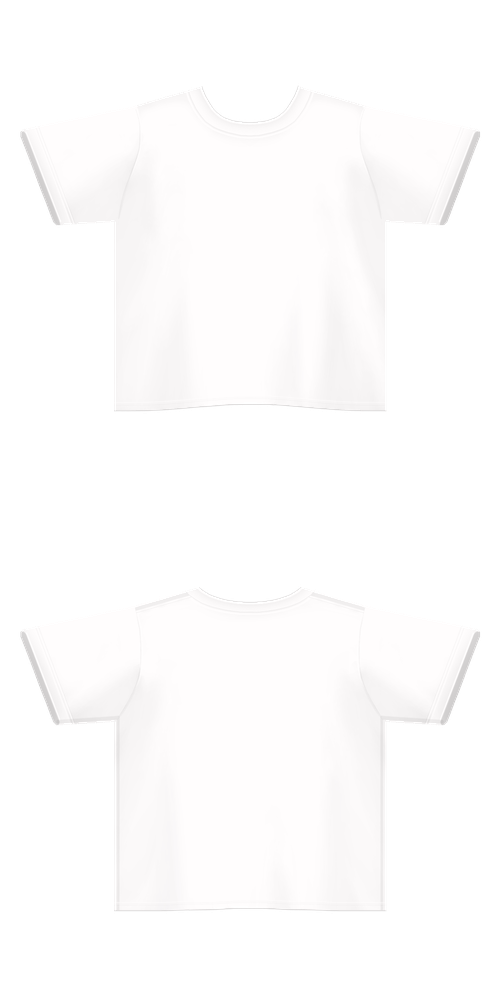
#> input picture tools/outfits/base_tee.png, 500 x 1000 px, shrunk from 1024 x 2048 before the run
$ python make_pattern_tees.py
#> lines starting #> are read from the running program, lines starting #| are printed output that depends on the picture
### tools/outfits/patterns.py
"""Procedural fabric patterns for white VRoid garments.

Felt designs a style as a spec (pattern, colours, scale); this renders it
in the garment's texture space and applies it per the garment's own fabric
(classify): white/grey/black cloth takes the pattern multiplied by its own
brightness, coloured cloth is hue-shifted relative to its dominant colour,
line art stays, sheer garments (lace, fishnet) get a solid colour only, and
alpha is never touched.

    spec = {"pattern": "plaid", "colors": ["#2b3a55", "#c8a24a"], "scale": "medium"}
    rgba = apply_style(rgba, spec)
"""

import numpy as np

PATTERNS = ["solid", "stripes", "plaid", "gingham", "polka_dots", "checker", "gradient", "denim", "camo"]
SCALES = {"small": 20, "medium": 40, "large": 80}  # pattern period in px at a 2048 texture


def hex_rgb(text: str) -> np.ndarray:
    t = text.strip().lstrip("#")
    if len(t) == 3:
        t = "".join(c * 2 for c in t)
    return np.array([int(t[i : i + 2], 16) / 255 for i in (0, 2, 4)], np.float32)


# [6 lines left out: function fabric_mask, not called in this run]


def _smooth_noise(h, w, cell, rng):
    """Value noise: a coarse random grid, bilinearly upsampled."""
    gh, gw = h // cell + 2, w // cell + 2
    g = rng.random((gh, gw)).astype(np.float32)
    y = np.arange(h, dtype=np.float32) / cell
    x = np.arange(w, dtype=np.float32) / cell
    y0, x0 = y.astype(int), x.astype(int)
    fy, fx = (y - y0)[:, None], (x - x0)[None, :]
    fy, fx = fy * fy * (3 - 2 * fy), fx * fx * (3 - 2 * fx)
    a, b = g[y0][:, x0], g[y0][:, x0 + 1]
    c, d = g[y0 + 1][:, x0], g[y0 + 1][:, x0 + 1]
    return (a * (1 - fx) + b * fx) * (1 - fy) + (c * (1 - fx) + d * fx) * fy


def render_pattern(h: int, w: int, spec: dict, seed: int = 0) -> np.ndarray:
    """(h, w, 3) float RGB 0-1 for a style spec."""
    cols = [hex_rgb(c) for c in spec.get("colors") or ["#ffffff"]]
    c0 = cols[0]
    c1 = cols[1] if len(cols) > 1 else np.clip(c0 * 0.55, 0, 1)
    c2 = cols[2] if len(cols) > 2 else np.clip((c0 + c1) / 2 * 0.8, 0, 1)
    p = max(4, int(SCALES.get(spec.get("scale", "medium"), 40) * max(h, w) / 2048))
    y, x = np.mgrid[0:h, 0:w].astype(np.float32)
    kind = spec.get("pattern", "solid")
    rng = np.random.default_rng(seed)

    def mix(a, b, t):
        return a * (1 - t[..., None]) + b * t[..., None]

    if kind == "stripes":
        return mix(c0[None, None], c1[None, None], ((y // (p / 2)) % 2).astype(np.float32))
    if kind == "checker":
        return mix(c0[None, None], c1[None, None], (((x // p) + (y // p)) % 2).astype(np.float32))
    if kind == "gingham":
        bx = ((x // (p / 2)) % 2).astype(np.float32)
        by = ((y // (p / 2)) % 2).astype(np.float32)
        t = (bx + by) / 2  # 0 base, 0.5 one band, 1 crossing
        return mix(c0[None, None], c1[None, None], t)
    if kind == "plaid":
        P = p * 2
        wide_x = ((x % P) < P * 0.35).astype(np.float32)
        wide_y = ((y % P) < P * 0.35).astype(np.float32)
        thin_x = (np.abs((x % P) - P * 0.68) < max(1.0, P * 0.03)).astype(np.float32)
        thin_y = (np.abs((y % P) - P * 0.68) < max(1.0, P * 0.03)).astype(np.float32)
        out = mix(c0[None, None], c1[None, None], 0.55 * wide_x + 0.55 * wide_y - 0.25 * wide_x * wide_y)
        return mix(out, c2[None, None], np.clip(thin_x + thin_y, 0, 1) * 0.9)
    if kind == "polka_dots":
        row = y // p
        xo = x + (row % 2) * p / 2
        dx, dy = (xo % p) - p / 2, (y % p) - p / 2
        return mix(c0[None, None], c1[None, None], (dx * dx + dy * dy < (p * 0.2) ** 2).astype(np.float32))
    if kind == "gradient":
        return mix(c0[None, None], c1[None, None], y / max(h - 1, 1))
    if kind == "denim":
        twill = (((x + y) // max(2, p // 10)) % 2).astype(np.float32)
        n = _smooth_noise(h, w, max(4, p // 2), rng)
        base = mix(c0[None, None], np.clip(c0 * 1.25 + 0.05, 0, 1)[None, None], n * 0.6)
        return base * (1 - 0.12 * twill[..., None])
    if kind == "camo":
        n1 = _smooth_noise(h, w, p * 2, rng)
        n2 = _smooth_noise(h, w, p * 2, np.random.default_rng(seed + 1))
        out = np.broadcast_to(c0, (h, w, 3)).copy()
        out[n1 > 0.55] = c1
        out[(n2 > 0.62) & (n1 <= 0.55)] = c2
        return out
    return np.broadcast_to(c0, (h, w, 3)).copy()  # solid


def rgb_to_hsv(f: np.ndarray) -> np.ndarray:
    r, g, b = f[..., 0], f[..., 1], f[..., 2]
    mx, mn = f.max(-1), f.min(-1)
    d = mx - mn
    h = np.zeros_like(mx)
    nz = d > 1e-6
    rm = nz & (mx == r)
    gm = nz & (mx == g) & ~rm
    bm = nz & ~rm & ~gm
    h[rm] = ((g - b)[rm] / d[rm]) % 6
    h[gm] = (b - r)[gm] / d[gm] + 2
    h[bm] = (r - g)[bm] / d[bm] + 4
    return np.stack([h / 6, np.where(mx > 0, d / np.maximum(mx, 1e-6), 0), mx], -1)


# [11 lines left out: function hsv_to_rgb, not called in this run]


def classify(img: np.ndarray) -> dict:
    """How a garment texture should take a style (Mario's per-garment rules,
    2026-09-30): opaque-ish pixels split into achromatic fabric (multiply /
    tint relative to its own brightness - white, grey AND black cloth),
    coloured fabric (relative hue shift) and line art (untouched); a garment
    with lots of partial alpha is sheer (lace, fishnet) -> solid colour only."""
    f = img[..., :3].astype(np.float32) / 255
    a = img[..., 3]
    hsv = rgb_to_hsv(f)
    vis = a > 8
    sheer = bool(vis.any() and ((a > 8) & (a < 245)).sum() / vis.sum() > 0.15)
    achro = vis & (hsv[..., 1] < 0.22)
    colour = vis & ~achro & (hsv[..., 2] > 0.12)
    lum = hsv[..., 2]
    # Line art: dark, and a small share of the achromatic pixels.
    ach_ref = float(np.percentile(lum[achro], 60)) if achro.sum() > 50 else 1.0
    lines = achro & (lum < min(0.18, ach_ref * 0.45))
    return {"hsv": hsv, "achro": achro & ~lines, "colour": colour, "sheer": sheer, "ach_ref": max(ach_ref, 0.05)}


def apply_style(img: np.ndarray, spec: dict, region: np.ndarray | None = None, seed: int = 0) -> np.ndarray:
    """Style an RGBA uint8 texture per the garment's own fabric (see
    classify). `region` (bool h,w) limits it further (skin-painted legwear:
    only the painted pixels). Alpha is never changed."""
    h, w = img.shape[:2]
    c = classify(img if region is None else np.where(region[..., None], img, 0))
    if c["sheer"]:
        spec = {"pattern": "solid", "colors": (spec.get("colors") or ["#ffffff"])[:1]}
    pat = render_pattern(h, w, spec, seed)
    f = img[..., :3].astype(np.float32) / 255
    out = f.copy()
    reg = np.ones((h, w), bool) if region is None else region
    hsv = c["hsv"]
    # Achromatic cloth: pattern x brightness relative to the cloth's own level.
    a = c["achro"] & reg
    if a.any():
        shade = np.clip(hsv[..., 2] / c["ach_ref"], 0, 1.1)
        out[a] = (pat * shade[..., None])[a]
    # Coloured cloth: move the dominant colour onto the pattern's, keep each
    # pixel's offset from it (hue shift, saturation/value ratios).
    k = c["colour"] & reg
    if k.any():
        dom_h = np.angle(np.exp(2j * np.pi * hsv[..., 0][k]).mean()) / (2 * np.pi)
        dom_s = max(float(np.median(hsv[..., 1][k])), 0.05)
        dom_v = max(float(np.median(hsv[..., 2][k])), 0.05)
        ph = rgb_to_hsv(pat)
        new = np.stack([
            ph[..., 0] + (hsv[..., 0] - dom_h),
            ph[..., 1] * hsv[..., 1] / dom_s,
            ph[..., 2] * hsv[..., 2] / dom_v,
        ], -1)
        out[k] = hsv_to_rgb(new)[k]
    res = img.copy()
    res[..., :3] = np.clip(out * 255 + 0.5, 0, 255).astype(np.uint8)
    return res


def mean_color(spec: dict) -> np.ndarray:
    """Average colour of a style - for MToon's shade colour factor."""
    return render_pattern(128, 128, spec).reshape(-1, 3).mean(0)

### tools/outfits/make_pattern_tees.py
"""WP-33 batch 2: pattern tees from the outfits pattern engine (patterns.py).

The base tee is white cloth, so apply_style multiplies each pattern by the
fabric's own shading, the same way generated outfits are styled. No text,
ever (Mario 2026-10-01). Writes E:/Felt/Assets/tees/<name>.png and skips
files that already exist; it never deletes anything (unlike
generate_tees.py's clean step). Then render them for review with
render_tees.py.

Run (WSL): ~/.venvs/felt-outfits/bin/python make_pattern_tees.py
"""

from pathlib import Path

import numpy as np
from PIL import Image

from patterns import apply_style

BASE = Path(__file__).parent / "base_tee.png"
TEES = Path("/mnt/e/Felt/Assets/tees")

# name -> style spec. Colourways lean on her palette (sage hair, pastels,
# navy/black basics) plus a few seasonal ones (October / December).
STYLES = {
    "breton_navy": {"pattern": "stripes", "colors": ["#f4f1ea", "#24305a"], "scale": "small"},
    "breton_black": {"pattern": "stripes", "colors": ["#f4f1ea", "#2a2a2e"], "scale": "small"},
    "breton_red": {"pattern": "stripes", "colors": ["#f4f1ea", "#b8323a"], "scale": "small"},
    "stripes_sage": {"pattern": "stripes", "colors": ["#f2f4ee", "#94b496"], "scale": "medium"},
    "stripes_pink": {"pattern": "stripes", "colors": ["#fbf3f5", "#f2a9bb"], "scale": "medium"},
    "stripes_grey_wide": {"pattern": "stripes", "colors": ["#d9d9dc", "#5a5c63"], "scale": "large"},
    "gingham_pink": {"pattern": "gingham", "colors": ["#fbf4f6", "#e98ea6"], "scale": "small"},
    "gingham_blue": {"pattern": "gingham", "colors": ["#f3f7fb", "#7fa6d6"], "scale": "small"},
    "gingham_sage": {"pattern": "gingham", "colors": ["#f2f5f0", "#88a98a"], "scale": "small"},
    "gingham_black": {"pattern": "gingham", "colors": ["#f4f4f4", "#3a3a3e"], "scale": "small"},
    "dots_navy": {"pattern": "polka_dots", "colors": ["#24305a", "#f4f1ea"], "scale": "small"},
    "dots_black": {"pattern": "polka_dots", "colors": ["#2a2a2e", "#f4f1ea"], "scale": "small"},
    "dots_pink": {"pattern": "polka_dots", "colors": ["#f6c3cf", "#ffffff"], "scale": "small"},
    "dots_yellow": {"pattern": "polka_dots", "colors": ["#fbeea0", "#ffffff"], "scale": "medium"},
    "plaid_red": {"pattern": "plaid", "colors": ["#a82a33", "#2a2a2e", "#e8d6a0"], "scale": "medium"},
    "plaid_navy_green": {"pattern": "plaid", "colors": ["#2c4a3a", "#24305a", "#d8c068"], "scale": "medium"},
    "plaid_grey": {"pattern": "plaid", "colors": ["#c8c8cc", "#6a6c73", "#f2f2f2"], "scale": "medium"},
    "checker_bw": {"pattern": "checker", "colors": ["#f2f2f2", "#2a2a2e"], "scale": "small"},
    "checker_lavender": {"pattern": "checker", "colors": ["#f4f0fa", "#c3b2e3"], "scale": "small"},
    "camo_sage": {"pattern": "camo", "colors": ["#a4b89c", "#6e8466", "#d3dccb"], "scale": "medium"},
    "camo_urban": {"pattern": "camo", "colors": ["#b8b9bd", "#6a6c73", "#e6e6e8"], "scale": "medium"},
    "fade_pink_lavender": {"pattern": "gradient", "colors": ["#f6bccb", "#c3b2e3"]},
    "fade_sky": {"pattern": "gradient", "colors": ["#e8f2fc", "#7fa6d6"]},
    "fade_sunset": {"pattern": "gradient", "colors": ["#fbe39a", "#ef8a7a"]},
    "chambray": {"pattern": "denim", "colors": ["#7d97bd"], "scale": "small"},
    # seasonal
    "halloween_stripes": {"pattern": "stripes", "colors": ["#2a2a2e", "#e8792b"], "scale": "medium"},
    "halloween_dots": {"pattern": "polka_dots", "colors": ["#2a2a2e", "#e8792b"], "scale": "medium"},
    "xmas_plaid": {"pattern": "plaid", "colors": ["#a82a33", "#1f4a32", "#f2f2f2"], "scale": "medium"},
    "xmas_stripes": {"pattern": "stripes", "colors": ["#f4f1ea", "#b8323a"], "scale": "medium"},
    "xmas_gingham": {"pattern": "gingham", "colors": ["#f4f4f4", "#1f4a32"], "scale": "small"},
}


def main():
    base = np.asarray(Image.open(BASE).convert("RGBA"))
#> base is the input picture: shape (1000, 500, 4); mean R, G, B, A 103.1, 102.3, 102.3, 102.2
    TEES.mkdir(parents=True, exist_ok=True)
    for i, (name, spec) in enumerate(STYLES.items()):
        out = TEES / f"{name}.png"
        if out.exists():
            continue
        Image.fromarray(apply_style(base, spec, seed=i)).save(out)
        print("made", name, flush=True)
#> this loop made 30 passes
#> pass 1, in classify, `f = img[..., :3].astype(np.float32) / 255`:
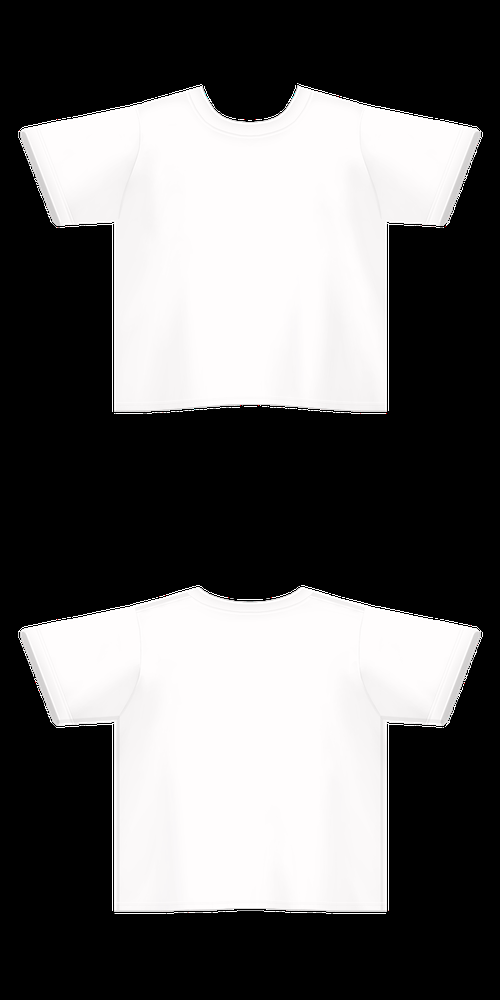
#> f: shape (1000, 500, 3) float32; mean R, G, B 0.404, 0.401, 0.401
#> pass 1, in classify, `a = img[..., 3]`:
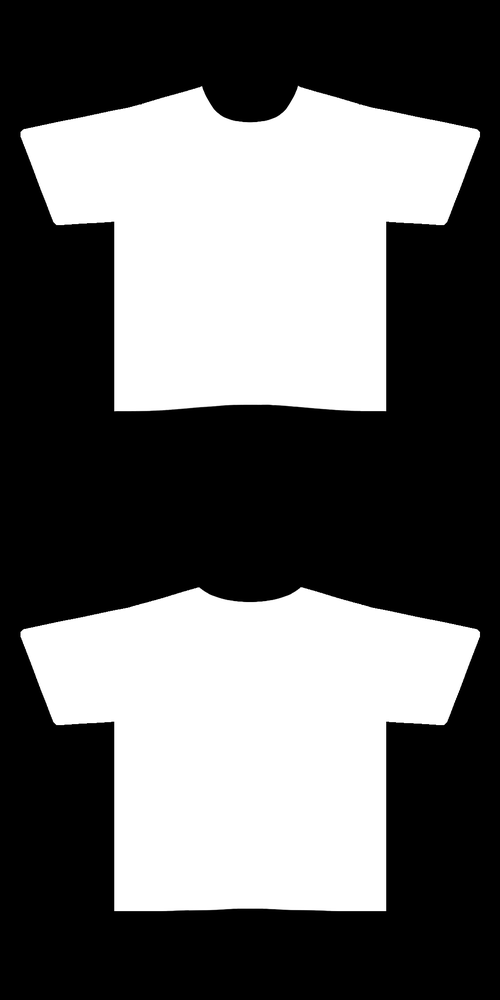
#> a: shape (1000, 500); min 0, max 255, mean 102.2


if __name__ == "__main__":
    main()
